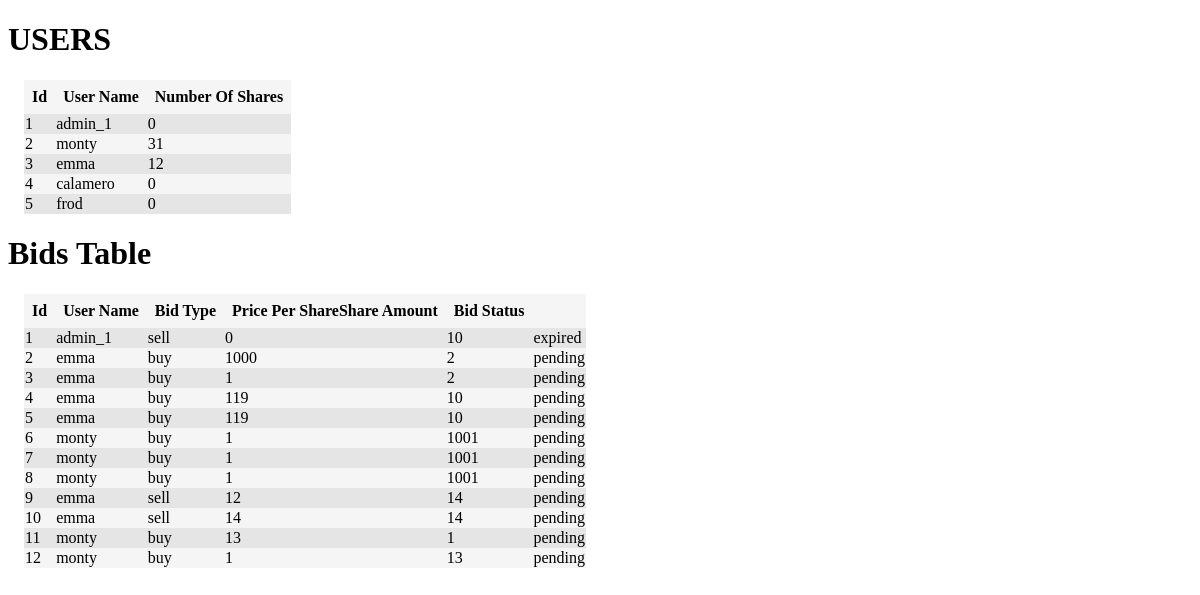
/table, run on an earlier commit of the app's database.
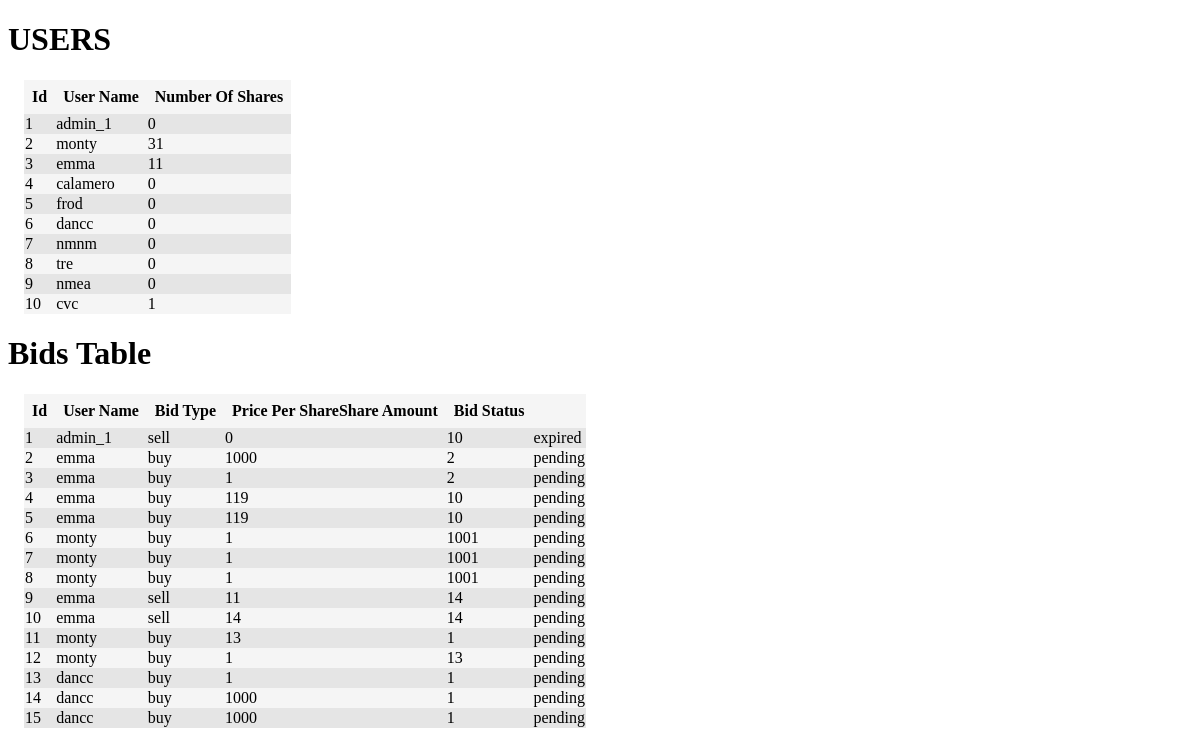
And on a later commit of the database.
### app.py (models this page shows, shortened)
class Users(db.Model):
    id = db.Column(db.Integer, primary_key=True)
    user_name = db.Column(db.String(80), unique=True, nullable=False)
    number_of_shares = db.Column(db.Integer())

class TradeBids(db.Model):
    id = db.Column(db.Integer, primary_key=True)
    bid_type = db.Column(db.String(80), nullable=False)
    price_per_share = db.Column(db.Integer())
    share_amount = db.Column(db.Integer())
    trader_name = db.Column(db.String(80), nullable=False)
    bid_status = db.Column(db.String(80), nullable=False)

### app.py (the view)
@app.route('/table')
def table():
    headings = ('Id', 'User Name', 'Bid Type', 'Price Per Share' 'Share Amount', 'Bid Status')
    data = TradeBids.query.all()
    users_headings = ('Id', 'User Name', 'Number Of Shares')
    users_data = Users.query.all()
    return render_template('table.html', headings=headings, data=data, users_headings=users_headings,
                           users_data=users_data)

### templates/table.html (shortened to what this page needs)
<!DOCTYPE html>
<html lang="en">
<head>
    <link rel="stylesheet" href="/static/styles.css"/>
</head>
<body>
<h1>USERS</h1>
<table class="table">
    <tr class="table__header">
        {% for header in users_headings %}
            <th class="table__cell">{{ header }}</th>
        {% endfor %}
    </tr>
    {% for row in users_data %}
        <tr class="table__row">
            <td class="table_cell">{{ row.id }}</td>
            <td class="table_cell">{{ row.user_name }}</td>
            <td class="table_cell">{{ row.number_of_shares }}</td>
        </tr>
    {% endfor %}
</table>
<h1>Bids Table</h1>
<table class="table">
    <tr class="table__header">
        {% for header in headings %}
            <th class="table__cell">{{ header }}</th>
        {% endfor %}
    </tr>
    {% for row in data %}
        <tr class="table__row">
            <td class="table_cell">{{ row.id }}</td>
            <td class="table_cell">{{ row.trader_name }}</td>
            <td class="table_cell">{{ row.bid_type }}</td>
            <td class="table_cell">{{ row.share_amount }}</td>
            <td class="table_cell">{{ row.price_per_share }}</td>
            <td class="table_cell">{{ row.bid_status }}</td>
        </tr>
    {% endfor %}
</table>
</body>
</html>

### static/styles.css (style rules this page uses)
.table { border-spacing: 0; margin: 1rem; background-color: #f5f5f5; }
.table__row:nth-child(even) { background-color: #e5e5e5; }
.table__header { text-align: left; }
.table__cell { text-align: center; padding: 8px; }

What changed in the data, as far as the page shows it:
changed Users "emma": number_of_shares "12" → "11"
added Users: id "6", user_name "dancc", number_of_shares "0"
added Users: id "7", user_name "nmnm", number_of_shares "0"
added Users: id "8", user_name "tre", number_of_shares "0"
added Users: id "9", user_name "nmea", number_of_shares "0"
added Users: id "10", user_name "cvc", number_of_shares "1"
changed TradeBids id 9: share_amount "12" → "11"
added TradeBids: id "13", trader_name "dancc", bid_type "buy", share_amount "1", price_per_share "1", bid_status "pending"
added TradeBids: id "14", trader_name "dancc", bid_type "buy", share_amount "1000", price_per_share "1", bid_status "pending"
added TradeBids: id "15", trader_name "dancc", bid_type "buy", share_amount "1000", price_per_share "1", bid_status "pending"
